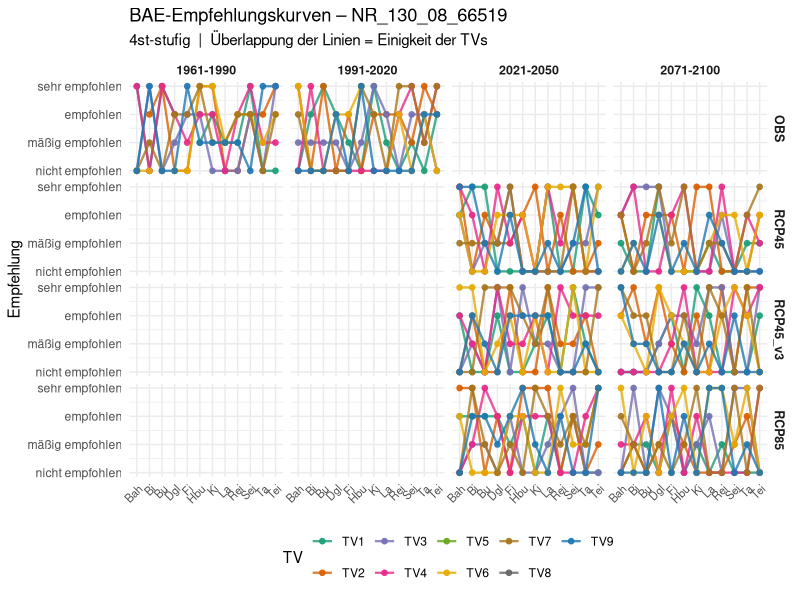
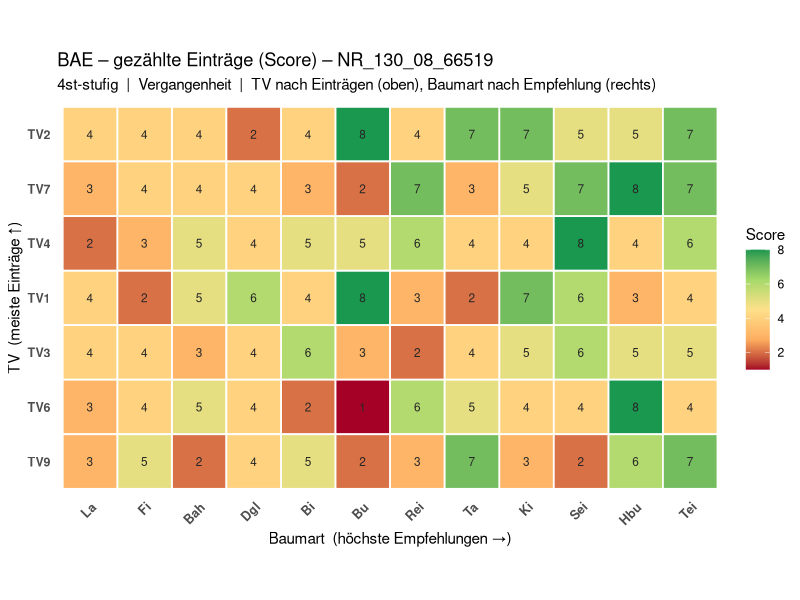
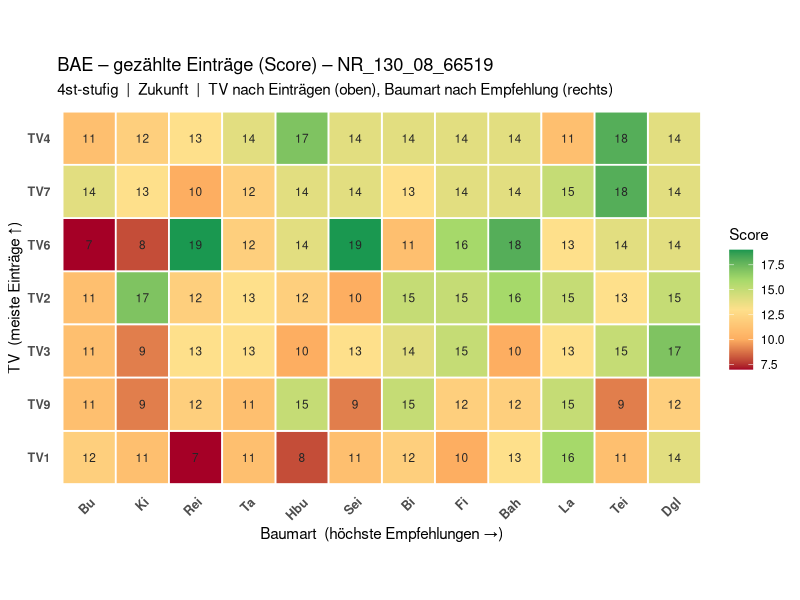

Reproduce these figures in R, in order.
# ============================================================================
# bae_auswertung_grafiken_beispiel.R
# ----------------------------------------------------------------------------
# FLACHER SCHRITT-FÜR-SCHRITT-DURCHLAUF für EINE Beispiel-Datei / MASTER_ID.
#
# Kein Funktions-Wrapper: jeden Block der Reihe nach markieren und ausführen,
# dann das Zwischenergebnis ansehen (z. B. head(d), View(d), table(...)).
# Dieses Skript zeigt GENAU dasselbe, was die Funktionen in
# bae_auswertung_grafiken_standalone.R intern tun – nur offen hingeschrieben.
#
# Erzeugt:
#   Skizze 1  – Empfehlungs-Kurven je TV (pro Szenario × Zeitraum)
#   Skizze 2  – Score-Matrix (Vergangenheit / Zukunft getrennt, sortiert)
# ============================================================================

library(dplyr)
library(tidyr)
library(ggplot2)
library(stringr)


# ============================================================================
# 0.  PARAMETER  – hier anpassen
# ============================================================================
datei          <- "meine_bae_daten.csv"   # <- deine CSV-Datei
master_id      <- "NR_130_08_66519"        # <- ein Beispiel-Standort
stufe          <- "4st"                    # "3st" | "4st" | "5st"
rcp_zukunft_ab <- 2021                     # RCP: nur Zeiträume ab diesem Jahr


# ============================================================================
# 1.  DATEN LADEN
# ============================================================================
# --- Variante A: echte Datei -----------------------------------------------
# data <- data.table::fread(datei)

# --- Variante B: Demo-Daten zum Ausprobieren (löschen, sobald echte Datei da)
set.seed(1)
data <- expand.grid(
  Baumart   = c("Bah","Bi","Bu","Dgl","Fi","Hbu","Ki","La","Rei","Sei","Ta","Tei"),
  TV        = 1:9,
  Klimalauf = c("OBS_DWD_1961-1990","OBS_DWD_1991-2020",
                "RCP45_MPICLM_2021-2050","RCP45_MPICLM_2071-2100",
                "RCP45-v3_MPICLM_2021-2050","RCP45-v3_MPICLM_2071-2100",
                "RCP85_MPICLM_2021-2050","RCP85_MPICLM_2071-2100"),
  stringsAsFactors = FALSE
)
data$MASTER_ID <- master_id
data$BAE_5ST <- as.character(sample(1:5, nrow(data), replace = TRUE))
data$BAE_5ST[data$TV %in% c(5, 8)] <- "Keine Datengrundlage"   # wie im Bild
data$BAE_5ST[sample(nrow(data), 8)] <- "pBv"
.num <- suppressWarnings(as.integer(data$BAE_5ST))
data$BAE_4ST <- ifelse(is.na(.num), data$BAE_5ST, as.character(pmin(.num, 4)))
data$BAE_3ST <- ifelse(is.na(.num), data$BAE_5ST, as.character(pmin(ceiling(.num/2), 3)))

# ansehen:
#   head(data)
#   str(data)
#   table(data$Klimalauf)
#   table(data$BAE_4ST)


# ============================================================================
# 2.  FARBEN + STUFEN-MAPPINGS  (identisch zur Heatmap)
# ============================================================================
# Kachelfarben der Empfehlungs-Kategorien
custom_palette <- c(
  "sehr empfohlen"        = "#1A9850",
  "empfohlen"             = "#A6D96A",
  "mäßig empfohlen"       = "#FEE08B",
  "wenig empfohlen"       = "#FDAE61",
  "nicht empfohlen"       = "#A50026",
  "pBv"                   = "#404040",
  "Keine Datengrundlage"  = "#B0B0B0"
)

# Code (in BAE_xST) -> Kategorie. Achtung: Code 1 = BESTE Bewertung.
maps <- list(
  "3st" = c("1" = "sehr empfohlen", "2" = "mäßig empfohlen", "3" = "nicht empfohlen"),
  "4st" = c("1" = "sehr empfohlen", "2" = "empfohlen", "3" = "mäßig empfohlen",
            "4" = "nicht empfohlen"),
  "5st" = c("1" = "sehr empfohlen", "2" = "empfohlen", "3" = "mäßig empfohlen",
            "4" = "wenig empfohlen", "5" = "nicht empfohlen")
)

# Kategorien von SCHLECHT (unten/1) nach GUT (oben/n). Position = Zahlenwert
# der Empfehlungsstufe UND Gewicht für den Score.
kat_order <- list(
  "3st" = c("nicht empfohlen", "mäßig empfohlen", "sehr empfohlen"),
  "4st" = c("nicht empfohlen", "mäßig empfohlen", "empfohlen", "sehr empfohlen"),
  "5st" = c("nicht empfohlen", "wenig empfohlen", "mäßig empfohlen",
            "empfohlen", "sehr empfohlen")
)

# welche Spalte gehört zur gewählten Stufe?
bae_col <- c("3st" = "BAE_3ST", "4st" = "BAE_4ST", "5st" = "BAE_5ST")[[stufe]]

mapping <- maps[[stufe]]        # Code -> Kategorie für die gewählte Stufe
ordn    <- kat_order[[stufe]]   # Kategorie-Reihenfolge für die gewählte Stufe

# ansehen:
#   bae_col ; mapping ; ordn


# ============================================================================
# 3.  AUF MASTER_ID FILTERN
# ============================================================================
d <- data %>% filter(as.character(MASTER_ID) == master_id)

# ansehen:  nrow(d) ; head(d)


# ============================================================================
# 4.  KLIMALAUF ZERLEGEN  (Szenario / Modell / Zeitraum / Variante)
# ============================================================================
# Beispiel "RCP45-v3_MPICLM_2021-2050":
#   Zeitraum = "2021-2050", Variante = "v3", Szenario = "RCP45",
#   Modell = "MPICLM", Szen_label = "RCP45_v3"
d <- d %>%
  mutate(
    Klimalauf  = as.character(Klimalauf),
    Zeitraum   = str_extract(Klimalauf, "\\d{4}-\\d{4}"),
    Variante   = tolower(str_extract(Klimalauf, "[vV][0-9]+")),
    Szenario   = str_remove(str_extract(Klimalauf, "^[^_]+"), "[-_]?[vV][0-9]+$"),
    Modell     = str_remove(str_remove(Klimalauf, "^[^_]+_"), "_?\\d{4}-\\d{4}.*$"),
    Szen_label = ifelse(is.na(Variante), Szenario, paste0(Szenario, "_", Variante)),
    Startjahr  = suppressWarnings(as.integer(str_sub(Zeitraum, 1, 4)))
  )

# ansehen:
#   d %>% distinct(Klimalauf, Szenario, Modell, Zeitraum, Variante, Szen_label)


# ============================================================================
# 5.  RCP NUR ZUKUNFT (OBS bleibt komplett)
# ============================================================================
d <- d %>%
  filter(!grepl("^RCP", Szenario, ignore.case = TRUE) | Startjahr >= rcp_zukunft_ab)

# ansehen:  table(d$Szen_label, d$Zeitraum)


# ============================================================================
# 6.  FAKTOREN ORDNEN  (feste Reihenfolge der Achsen)
# ============================================================================
d <- d %>%
  mutate(
    Szen_label = factor(Szen_label, levels = sort(unique(Szen_label))),
    Zeitraum   = factor(Zeitraum,   levels = sort(unique(Zeitraum))),
    TV         = factor(paste0("TV", TV), levels = sort(unique(paste0("TV", TV)))),
    Baumart    = factor(Baumart,    levels = sort(unique(as.character(Baumart)))),
    ist_rcp    = grepl("^RCP", Szenario, ignore.case = TRUE)
  )


# ============================================================================
# 7.  KATEGORIE + ZAHLENWERT (Stufe) FÜR DIE GEWÄHLTE STUFIGKEIT
# ============================================================================
# code       -> Kategorie (Text)
# Kategorie  -> Stufe (Zahl): match() gibt die Position in `ordn`.
#               nicht empfohlen = 1 ... sehr empfohlen = n.
#               pBv / Keine Datengrundlage -> Stufe = NA (zählen NICHT mit).
d <- d %>%
  mutate(
    code      = as.character(.data[[bae_col]]),
    Kategorie = case_when(
      code %in% names(mapping) ~ unname(mapping[code]),
      code == "pBv"            ~ "pBv",
      TRUE                     ~ "Keine Datengrundlage"),
    Stufe     = match(Kategorie, ordn)
  )

# ansehen:
#   d %>% count(code, Kategorie, Stufe)     # zeigt die Zuordnung Code->Text->Zahl
#   table(d$Kategorie, useNA = "ifany")


# ============================================================================
# 8.  SKIZZE 1  – EMPFEHLUNGS-KURVEN je TV
# ============================================================================
# Idee: pro Panel (Szenario × Zeitraum) für jede TV eine Linie über die
# Baumarten. y = Stufe (unten "nicht empfohlen", oben "sehr empfohlen").
# Wo sich die Kurven decken, sind sich die TVs einig.

# Farben für die TV-Linien
tv_levels <- levels(droplevels(d$TV))
tv_farben <- setNames(
  c("#1B9E77","#D95F02","#7570B3","#E7298A","#66A61E","#E6AB02",
    "#A6761D","#666666","#1F78B4","#B2182B","#33A02C","#6A3D9A")[seq_along(tv_levels)],
  tv_levels)

# EIN durchgehender ggplot-Aufruf – jede Ebene eine Zeile:
p_kurven <-
  ggplot(d, aes(x = Baumart, y = Stufe, group = TV, colour = TV)) +
  geom_line(linewidth = 0.8, alpha = 0.8, na.rm = TRUE) +
  geom_point(size = 1.6, alpha = 0.9, na.rm = TRUE) +
  facet_grid(Szen_label ~ Zeitraum) +
  scale_y_continuous(breaks = seq_along(ordn), labels = ordn, limits = c(1, length(ordn))) +
  scale_colour_manual(values = tv_farben) +
  labs(title = paste0("BAE-Empfehlungskurven – ", master_id),
       subtitle = paste0(stufe, "-stufig  |  Überlappung der Linien = Einigkeit der TVs"),
       x = NULL, y = "Empfehlung", colour = "TV") +
  theme_minimal(base_size = 11) +
  theme(axis.text.x = element_text(angle = 45, hjust = 1, size = 8),
        strip.text  = element_text(face = "bold", size = 9),
        legend.position = "bottom",
        plot.background = element_rect(fill = "white", color = NA))

p_kurven                                   # im Plot-Fenster ansehen
# ggsave("Kurven_beispiel.png", p_kurven, width = 34, height = 22, units = "cm", dpi = 150)


# ============================================================================
# 9.  SKIZZE 2  – SCORE-MATRIX (Vergangenheit / Zukunft getrennt)
# ============================================================================
# Score = gewichtete Summe: je Zelle (TV × Baumart) die Stufen aller Klimaläufe
# aufsummieren. pBv / Keine Datengrundlage (Stufe = NA) zählen nicht mit.
# Sortierung: TV nach Gesamt-Score (meiste/beste oben), Baumart ebenso (rechts).
# Farbe: rot (niedrig) -> orange -> grün (hoch)  ->  Bestes landet oben rechts.

# Gruppe Vergangenheit (OBS) vs. Zukunft (RCP)
d <- d %>% mutate(Gruppe = ifelse(ist_rcp, "Zukunft", "Vergangenheit"))

score_gradient <- c("#A50026", "#FDAE61", "#FEE08B", "#A6D96A", "#1A9850")

# Für beide Gruppen dasselbe machen. Zum Durchklicken kannst du auch einfach
#   grp <- "Vergangenheit"
# setzen und die Zeilen im Schleifenrumpf einzeln ausführen.
for (grp in c("Vergangenheit", "Zukunft")) {

  # 9a. zählen + gewichtet summieren
  agg <- d %>%
    filter(Gruppe == grp, !is.na(Stufe)) %>%
    group_by(TV, Baumart) %>%
    summarise(Score = sum(Stufe), N = n(), .groups = "drop") %>%
    droplevels()
  # ansehen:  agg   (Score je TV × Baumart)

  # 9b. Sortier-Reihenfolge bestimmen (aufsteigend -> höchster Wert zuletzt,
  #     bei y = oben, bei x = rechts)
  tv_rang <- agg %>% group_by(TV)      %>% summarise(s = sum(Score)) %>% arrange(s)
  ba_rang <- agg %>% group_by(Baumart) %>% summarise(s = sum(Score)) %>% arrange(s)
  # ansehen:  tv_rang ; ba_rang

  # 9c. Faktoren in dieser Reihenfolge setzen
  agg <- agg %>%
    mutate(TV      = factor(as.character(TV),      levels = as.character(tv_rang$TV)),
           Baumart = factor(as.character(Baumart), levels = as.character(ba_rang$Baumart)))

  # 9d. EIN durchgehender ggplot-Aufruf
  p_matrix <-
    ggplot(agg, aes(x = Baumart, y = TV, fill = Score)) +
    geom_tile(color = "white", linewidth = 0.6) +
    geom_text(aes(label = Score), size = 3, colour = "grey15") +
    scale_fill_gradientn(colours = score_gradient) +
    coord_equal() +
    labs(title = paste0("BAE – gezählte Einträge (Score) – ", master_id),
         subtitle = paste0(stufe, "-stufig  |  ", grp,
                           "  |  TV nach Einträgen (oben), Baumart nach Empfehlung (rechts)"),
         x = "Baumart  (höchste Empfehlungen →)",
         y = "TV  (meiste Einträge ↑)", fill = "Score") +
    theme_minimal(base_size = 11) +
    theme(axis.text.x = element_text(angle = 45, hjust = 1, face = "bold", size = 9),
          axis.text.y = element_text(face = "bold", size = 9),
          panel.grid  = element_blank(),
          plot.background = element_rect(fill = "white", color = NA))

  print(p_matrix)                          # im Plot-Fenster ansehen
  # ggsave(paste0("ScoreMatrix_", grp, "_beispiel.png"),
  #        p_matrix, width = 22, height = 16, units = "cm", dpi = 150)
}
